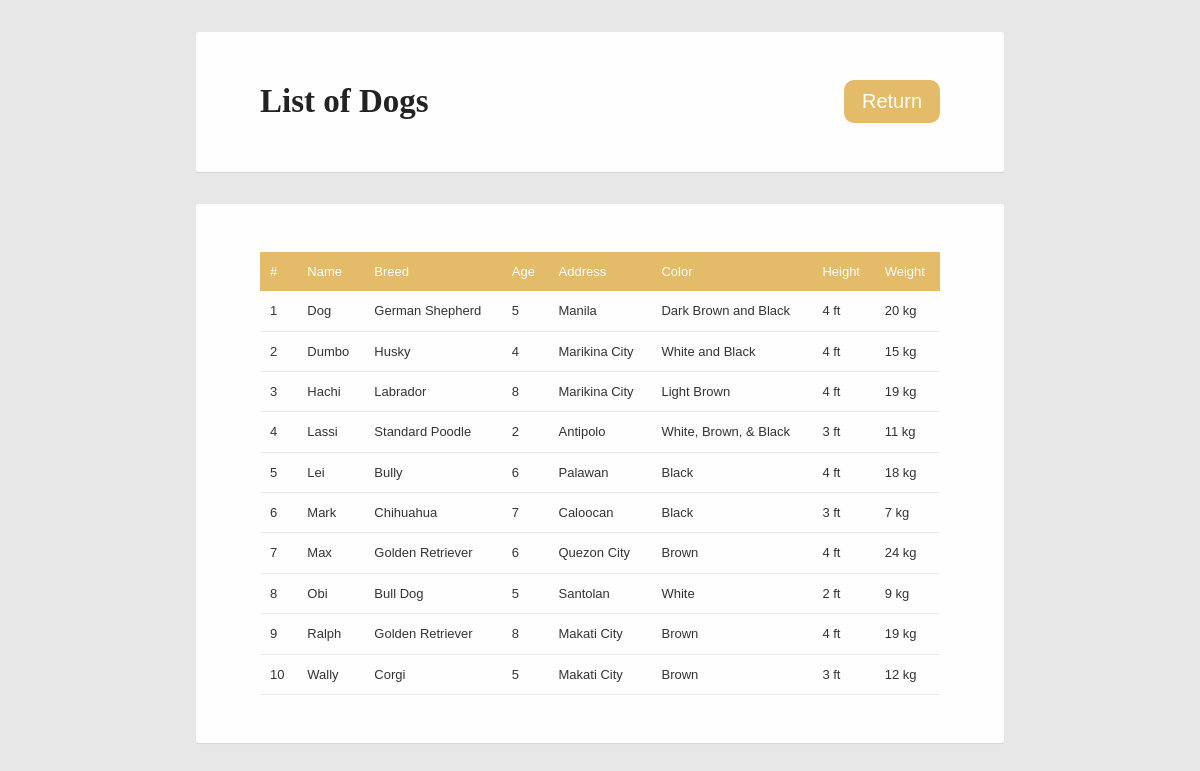
Page /list.php on the committed database.
### tables this page shows
CREATE TABLE `dog_records` (
  `id` int(11) NOT NULL,
  `name` varchar(50) NOT NULL,
  `breed` varchar(50) NOT NULL,
  `age` int(11) NOT NULL,
  `address` varchar(100) NOT NULL,
  `color` varchar(30) NOT NULL,
  `height` int(11) NOT NULL,
  `weight` int(11) NOT NULL
);

### list.php (the view, shortened to what this page needs)
<?php
require('database.php');
$sql = "SELECT * FROM dog_records ORDER BY name";
$result = mysqli_query($conn, $sql);
?>
<!DOCTYPE html>
<html lang="en">
<head>
    <link rel="stylesheet" href="style.css">
</head>
<body>
    <div class="top">
        <h2>List of Dogs</h2>
        <a href="index.php">Return</a>
    </div>
    <div class="container">
        <table>
            <thead>
                <tr>
                    <th>#</th>
                    <th>Name</th>
                    <th>Breed</th>
                    <th>Age</th>
                    <th>Address</th>
                    <th>Color</th>
                    <th>Height</th>
                    <th>Weight</th>
                </tr>
            </thead>
            <tbody>
                    <?php $i = 1;
                    while ($row = mysqli_fetch_assoc($result)): ?>
                    <tr>
                        <td><?= $i++ ?></td>
                        <td><?= $row['name'] ?></td>
                        <td><?= $row['breed'] ?></td>
                        <td><?= $row['age'] ?></td>
                        <td><?= $row['address'] ?></td>
                        <td><?= $row['color'] ?></td>
                        <td><?= $row['height']. " ft" ?></td>
                        <td><?= $row['weight']. " kg" ?></td>
                    </tr>
                    <?php endwhile; ?>
            </tbody>
        </table>
    </div>
</body>
</html>

### style.css (style rules this page uses)
body { background-color: #e7e7e7; min-height: 100vh; margin: 0; }
.top { display: flex; flex-direction: row; background-color: #fefefe; width: 680px; max-width: 100%; margin: 2rem auto 0; padding: 1.5rem 4rem; border-radius: 2px; color: #222; font-family: Georgia, 'Times New Roman', serif; font-size: 22px; font-weight: 500; box-shadow: 0 1px 1px rgba(0,0,0,0.08); align-items: center; justify-content: space-between; }
.top a { font-family: Arial, sans-serif; font-size: 20px; color: #fefefe; background-color: #e4bb69; padding: 10px 18px; border-radius: 10px; text-decoration: none; }
.container { width: 680px; max-width: 100%; min-height: 400px; margin: 2rem auto; padding: 3rem 4rem; border-radius: 2px; box-shadow: 0 1px 1px rgba(0,0,0,0.08); background-color: #fefefe; color: #222; font-family: Georgia, 'Times New Roman', serif; font-size: 15px; line-height: 1.8; }
table { width: 100%; border-collapse: collapse; font-family: Arial, sans-serif; font-size: 13px; }
thead { background-color: #e4bb69; }
th { text-align: left; padding: 8px 10px; font-weight: 500; color: #fefefe; }
td { padding: 8px 10px; border-bottom: 0.5px solid #ececec; color: #333; }
tr { border-bottom: none; }

### rows in the picture
dog_records: name "Dog", breed "German Shepherd", age "5", address "Manila", color "Dark Brown and Black", height "4", weight "20"
dog_records: name "Dumbo", breed "Husky", age "4", address "Marikina City", color "White and Black", height "4", weight "15"
dog_records: name "Hachi", breed "Labrador", age "8", address "Marikina City", color "Light Brown", height "4", weight "19"
dog_records: name "Lassi", breed "Standard Poodle", age "2", address "Antipolo", color "White, Brown, & Black", height "3", weight "11"
dog_records: name "Lei", breed "Bully", age "6", address "Palawan", color "Black", height "4", weight "18"
dog_records: name "Mark", breed "Chihuahua", age "7", address "Caloocan", color "Black", height "3", weight "7"
dog_records: name "Max", breed "Golden Retriever", age "6", address "Quezon City", color "Brown", height "4", weight "24"
dog_records: name "Obi", breed "Bull Dog", age "5", address "Santolan", color "White", height "2", weight "9"
dog_records: name "Ralph", breed "Golden Retriever", age "8", address "Makati City", color "Brown", height "4", weight "19"
dog_records: name "Wally", breed "Corgi", age "5", address "Makati City", color "Brown", height "3", weight "12"
